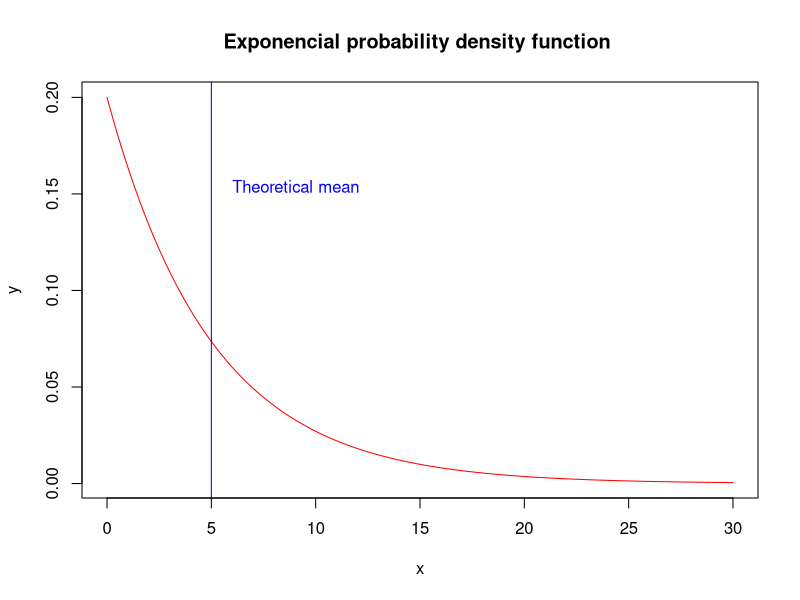

This chart was generated by the following R code:
## ---- chunk 1
knitr::opts_chunk$set(echo = TRUE)
## ---- chunk 2

x <- seq(0,30, 0.01)
lambda = 0.2
dist_exp <- function(x,lambda) (lambda)*exp(-x*lambda)
y <- dist_exp(x, lambda)

plot(x,y, type= "l", col="red", main = "Exponencial probability density function ")
abline(v= 1/lambda, col= "blue" )
text(6, 0.15, "Theoretical mean", col = "blue", adj = c(0, -.1))

